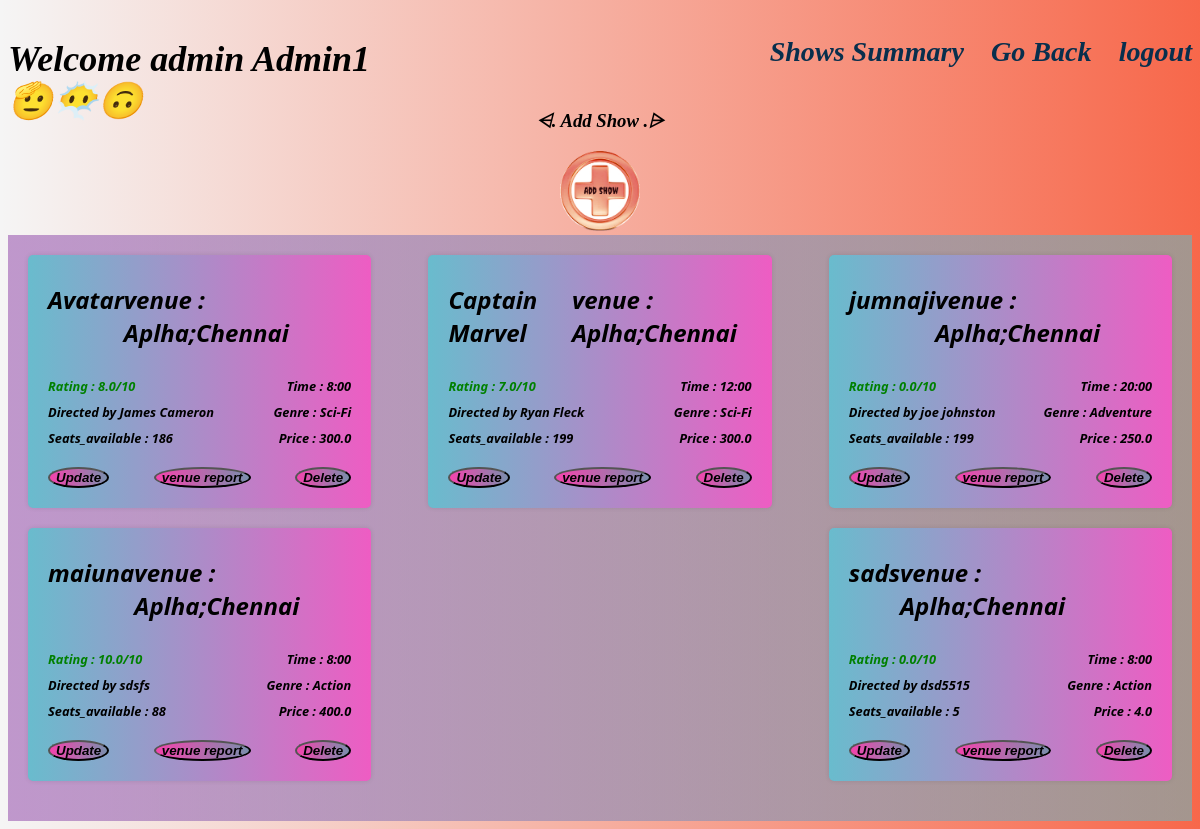
Page /admin_venue_dash/1/1 on the committed database.
### model.py (models this page shows, shortened)
class Admin(UserMixin, db.Model):
    id = db.Column(db.Integer, primary_key = True)
    username = db.Column(db.String(50), unique = True, nullable = False)
    password = db.Column(db.String(128))
    shows = db.relationship("Show", backref="admin")
    venues = db.relationship("Venue", backref="admin")

class Show(db.Model):
    s_id = db.Column(db.Integer(), primary_key = True)
    s_name = db.Column(db.String(50), nullable = False)
    s_rating = db.Column(db.Float(), nullable = False)
    s_timing = db.Column(db.String(50), nullable = False)
    s_tags = db.Column(db.String(120), nullable = False)
    s_price = db.Column(db.Float(), nullable = False)
    s_director = db.Column(db.String(120), nullable = False)
    s_capacity = db.Column(db.Integer(), nullable = False)
    s_available_seats = db.Column(db.Integer(), nullable = False)
    s_admin_id = db.Column(db.Integer(), db.ForeignKey('admin.id'))
    bookings = db.relationship('Booking', backref='show', lazy = True, cascade='all, delete-orphan')
    s_rate = db.relationship('Rate', uselist=False, backref='show')

class Venue(db.Model):
    v_id = db.Column(db.Integer(), primary_key = True)
    v_name = db.Column(db.String(50), nullable = False, unique = True)
    v_location = db.Column(db.String(120), nullable = False)
    v_capacity = db.Column(db.Integer(), nullable = False)
    v_shows = db.relationship('Show', secondary='show_venue', backref='venues', cascade='all')
    bookings = db.relationship('Booking', backref='venue', lazy = True, cascade='all, delete-orphan')
    v_admin_id = db.Column(db.Integer(), db.ForeignKey('admin.id'))

### app.py (the view)
@app.route('/admin_venue_dash/<int:a_id>/<int:id>', methods = ['GET', 'POST'])
def admin_venue_dash(a_id,id):
    a = Admin.query.get(a_id)
    a_username = a.username
    v1 = Venue.query.get(id)
    v_name = v1.v_name
    v_id = v1.v_id
    v_shows = v1.v_shows
    return render_template('admin_venue_dash.html',a_id = a_id,a_username = a_username, v_name = v_name, v_shows = v_shows, v_id = v_id)

### templates/admin_venue_dash.html (shortened to what this page needs)
<!DOCTYPE html>
<html lang="en">
<head>
    <linK rel="stylesheet" type="text/css" href="/static/admin_dash_style.css">
</head>
<body>
    {% include 'message.html' %}
    <div id ="container1">
        <div id = "div1">
            <h2><b><i>Welcome admin {{ a_username }}🫡😶‍🌫️🙃</i></b></h2>
        </div>
        <div id = "div2">
            <ul class="horizontal-list text-right nav-menu">
                <li>
                    <a href="/show_all_stats/{{ a_username }}"><h3><b><i> Shows Summary  &ensp;</i></b></h3></a>
                </li>
                <li>
                    <a href="/admin_dashboard/{{ a_username }}"><h3><b><i>Go Back &ensp;</i></b></h3></a>
                </li>
                <li>
                    <a href="/logout"><h3><b><i>logout</i></b></h3></a>
                </li>
            </ul>
        </div>
    </div>
    <div>
        <div id="h">
            <h3><b><i>⩤. Add Show .⩥</i></b></h3>
        </div>
        <div id="div3">
            <a href="/show_add/{{a_id}}/{{v_name}}"><img src="/static/add_show.png" height="80" width="80"></a>
        </div>
    </div>
    <div>
        {% if v_shows|length == 0 %}
            <h3>No Shows registered at venue {{ v_name }} yet!</h3>
        {% else %}
            <div class="container2">
                {% for s in v_shows %}
                <div class="show-card" id="show ">
                    <div class="details">
                      <span><h2>{{ s.s_name }}</h2> </span>
                      <span><h2>venue : {{ (s.venues)[0].v_name }};{{ (s.venues)[0].v_location }}</h2></span>
                    </div>
                    <div class="details">
                      <span class="Rating"><b><i>Rating : {{ s.s_rating }}/10</i></b> </span>
                      <span><b><i>Time : {{ s.s_timing }}</i></b></span>
                    </div>
                    <div class="details">
                      <span><b><i>Directed by {{ s.s_director }}</i></b> </span>
                      <span><b><i>Genre : {{ s.s_tags }}</i></b></span>
                    </div>
                    <div class="details">
                        <span><b><i>Seats_available : {{ s.s_available_seats }}</i></b> </span>
                        <span><b><i>Price : {{ s.s_price }}</i></b></span>
                    </div>
                    <div class="details" style="margin-top: 20px; margin-left:0px;">
                        <span><a href="/show_update/{{ a_id }}/{{ v_id }}/{{ s.s_id }}"><button class="More_Details-button";border-radius: 50%;><b><i>Update</i></b></button></a></span>
                        <span><a href="/venue_show_stats/{{ a_id }}/{{ v_id }}"><button class="More_Details-button"><b><i>venue report</i></b></button></a></span>
                        <span><a href="/show_delete/{{ a_id }}/{{ v_id }}/{{ s.s_id }}"><button class="More_Details-button";border-radius: 50%;><b><i>Delete</i></b></button></a></span>
                    </div>
                </div>
            {% endfor %}
        {% endif %}
    </div>
</body>
</html>

### templates/message.html (shortened to what this page needs)
<!DOCTYPE html>
<html lang="en">
<head>
</head>
<body>
</body>
</html>

### static/admin_dash_style.css (style rules this page uses)
body { font-family: Georgia, 'Times New Roman', Times, serif; background-color: #f5f5f5; background-image: linear-gradient(to right, rgba(255,0,0,0), rgba(248, 50, 10, 0.725)); }
#container1 { height: 5vh; width: 100%; display: inline-flex; }
#container1 div { height : 100%; font-weight: 100; font-size: 1.5rem; font-family:Georgia, 'Times New Roman', Times, serif; font-style: italic; }
#div1 { width: 50%; text-align:start; }
#div2 { width: 100%; text-align: end; }
.horizontal-list { list-style:none; padding-left: 0px; margin:0px; }
.horizontal-list li { display:inline-block; margin: auto; font-weight: 100; font-size: 1.5rem; }
.nav-menu li a { transition: color 1s, border-bottom 4s; }
.horizontal-list li a { color: rgb(8, 47, 77); text-decoration: None; }
.text-right { text-align: right; }
.container2 { font-family:'Segoe UI', Tahoma, Geneva, Verdana, sans-serif; background-image: linear-gradient(to right, rgba(147, 75, 171, 0.549), rgba(82, 195, 208, 0.5)); margin: 0 auto; padding: 20px; display: flex; flex-wrap: wrap; justify-content: space-between; }
.show-card { background-image: linear-gradient(to right, rgba(10, 189, 221, 0.549), rgba(255, 0, 204, 0.5)); background-color: rgb(221, 186, 186); border-radius: 5px; box-shadow: 0px 0px 5px rgba(0, 0, 0, 0.1); width: 30%; margin-bottom: 20px; padding: 20px; box-sizing: border-box; }
.show-card h2 { margin-top: 0; font-size: 1.5rem; font-weight: bold; }
.show-card .Rating { color: green; }
.show-card .details { font-style: italic; margin-top: 8px; display: flex; justify-content: space-between; font-weight:900; }
.show-card .details span { font-size: 0.8rem; }
.More_Details-button { border-radius: 80%; text-align: center; background-image: linear-gradient(to right, rgba(246, 1, 148, 0.723), rgba(5, 47, 106, 0.5)); }
#div3 { margin-top: 0%; border-radius: 80%; display: flex; justify-content: center; }
#h { text-align: center; margin-top: 3%; }

### rows in the picture
Admin: username "Admin1"
Show: s_name "Avatar", s_rating "8.0", s_timing "8:00", s_director "James Cameron", s_tags "Sci-Fi", s_available_seats "186", s_price "300.0"
Venue: v_name "Aplha", v_location "Chennai"
Show: s_name "Captain Marvel", s_rating "7.0", s_timing "12:00", s_director "Ryan Fleck", s_tags "Sci-Fi", s_available_seats "199", s_price "300.0"
Show: s_name "jumnaji", s_rating "0.0", s_timing "20:00", s_director "joe johnston", s_tags "Adventure", s_available_seats "199", s_price "250.0"
Show: s_name "maiuna", s_rating "10.0", s_timing "8:00", s_director "sdsfs", s_tags "Action", s_available_seats "88", s_price "400.0"
Show: s_name "sads", s_rating "0.0", s_timing "8:00", s_director "dsd5515", s_tags "Action", s_available_seats "5", s_price "4.0"
